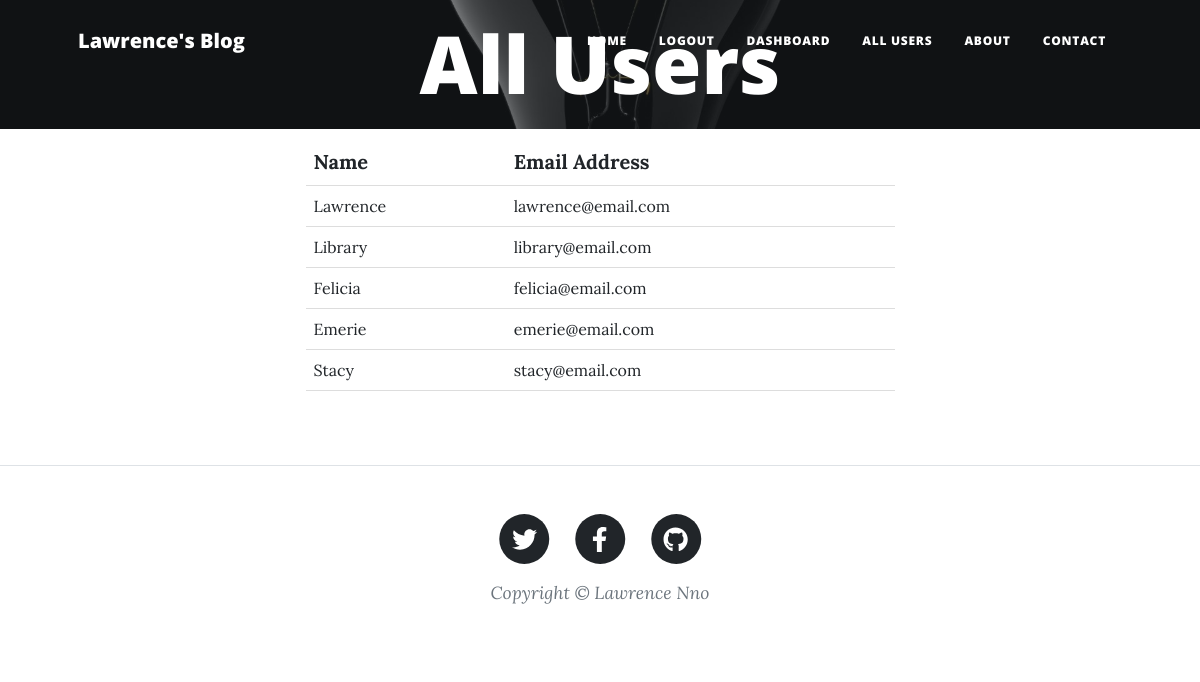
The page /all_users (signed in) on the database as committed earlier.
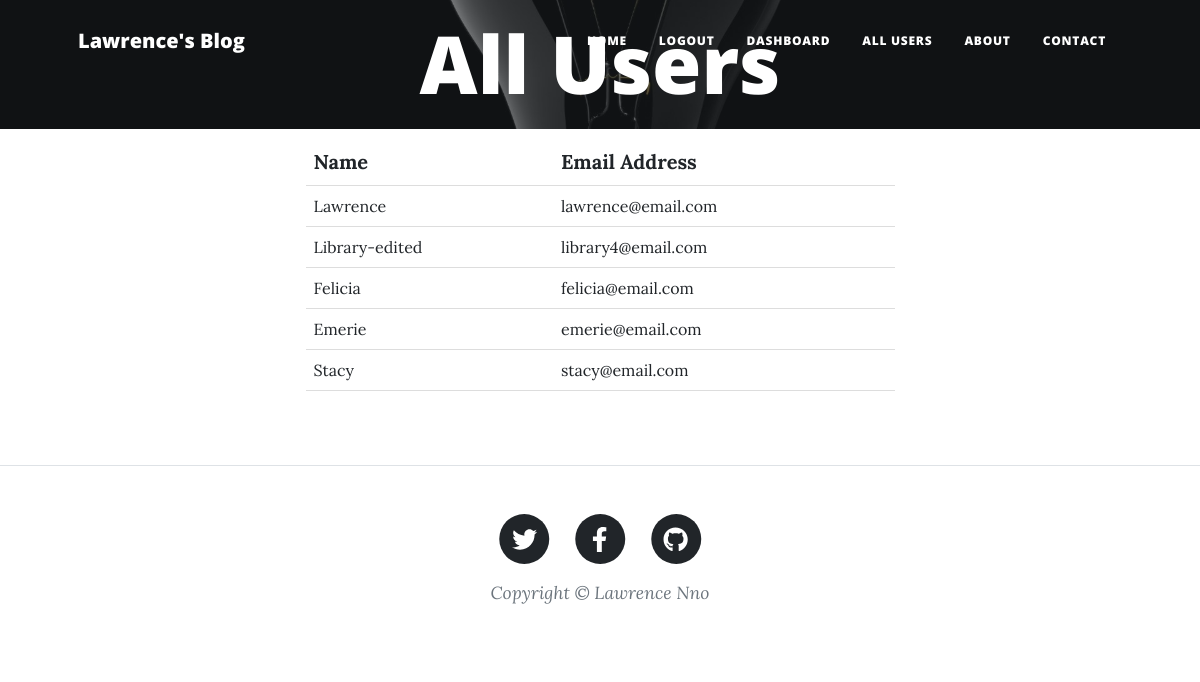
The same page on the database as committed later.
### database.py (models this page shows)
class Users(db.Model, UserMixin):
    id: Mapped[int] = mapped_column(primary_key=True)
    email: Mapped[str] = mapped_column(unique=True, nullable=False)
    password: Mapped[str] = mapped_column(nullable=False)
    name: Mapped[str] = mapped_column(nullable=False)
    blogposts: Mapped[str] = relationship("Blogposts", back_populates="author")
    comments: Mapped[str] = relationship("Comment", back_populates="comment_poster")

### main.py (the view)
@app.route('/all_users')
@login_required
@admin_decorator
def all_users():
    users = db.session.execute(db.select(Users)).scalars()
    return render_template('all_users.html', users=users)

### main.py (called while the page is built)
@login_manager.user_loader
def load_user(user_id):
    return db.session.execute(db.select(Users).where(Users.id == user_id)).scalar()

def admin_decorator(func):
    @wraps(func)
    def wrapper_func(*args, **kwargs):
        if current_user.id == 1:
            return func(*args, **kwargs)
        else:
            return abort(403)
    return wrapper_func

### templates/all_users.html (shortened to what this page needs)
{% include 'header.html' ignore missing %}
{% import 'bootstrap/wtf.html' as wtf %}
        <header class="masthead dashboard-div" style="background-image: url('{{ url_for('static', filename='assets/img/dashboard-bg.jpg') }}')">
            <div class="container position-relative px-4 px-lg-5">
                <div class="row gx-4 gx-lg-5 justify-content-center">
                    <div class="col-md-10 col-lg-8 col-xl-7">
                        <div class="page-heading">
                            <h1 class="account-dashboard">All Users</h1>
                        </div>
                    </div>
                </div>
            </div>
        </header>
        <main class="mb-4">
            <div class="container px-4 px-lg-5 px-4-adjust">
                <div class="row gx-4 gx-lg-5 justify-content-center">
                    <div class="col-md-10 col-lg-8 col-xl-7">
                        <div class="my-5-adjust">
                            <table class="table users_table">
                                <thead>
                                <tr>
                                    <th>Name</th>
                                    <th>Email Address</th>
                                </tr>
                                </thead>
                                {% for user in users: %}
                                <tbody>
                                <tr class="table-row">
                                    <td>{{ user.name }}</td>
                                    <td>{{ user.email }}</td>
                                </tr>
                                </tbody>
                                {% endfor %}
                            </table>
                        </div>
                    </div>
                </div>
            </div>
        </main>
        {% include 'footer.html' ignore missing %}

Rows that differ between the two databases and show on the page:
changed Users: name "Library" → "Library-edited"; email "library@email.com" → "library4@email.com"
